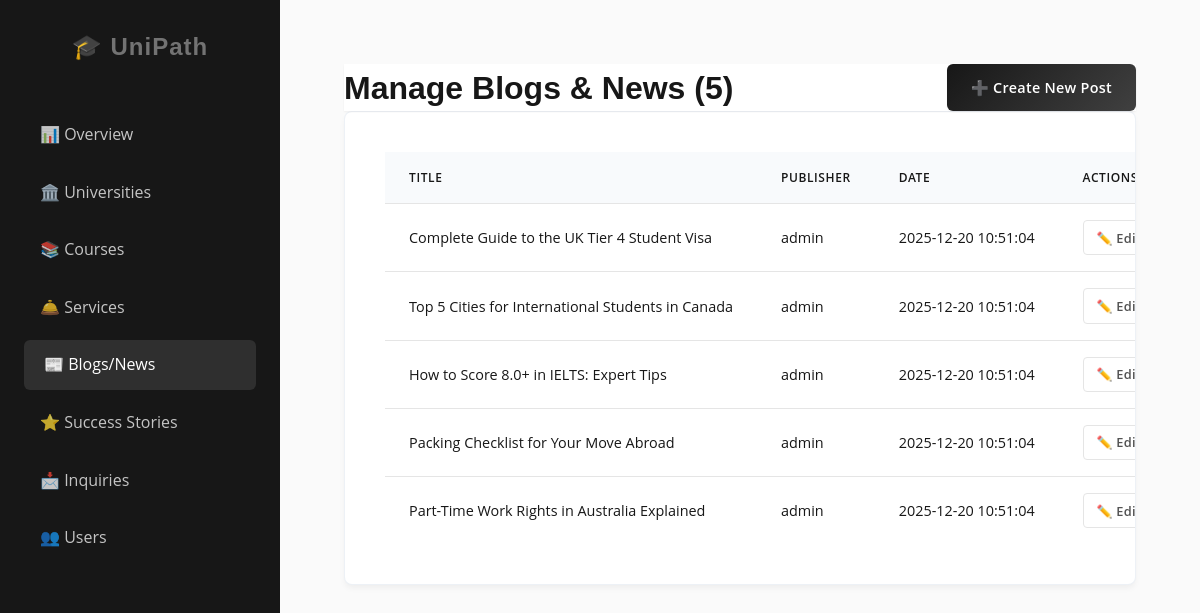
The app's page /admin/manage_blogs.php (signed in) with its own data.
### tables this page shows
CREATE TABLE `blog_posts` (
  `post_id` int(11) NOT NULL,
  `publisher_id` int(11) DEFAULT NULL,
  `title` varchar(255) NOT NULL,
  `content` longtext NOT NULL,
  `category` varchar(50) DEFAULT NULL,
  `featured_image` varchar(255) DEFAULT NULL,
  `published_date` timestamp NOT NULL DEFAULT current_timestamp()
);

CREATE TABLE `users` (
  `user_id` int(11) NOT NULL,
  `username` varchar(50) NOT NULL,
  `email` varchar(100) NOT NULL,
  `password` varchar(255) NOT NULL,
  `role` enum('student','admin') NOT NULL DEFAULT 'student'
);

### includes/db_connect.php (called while the page is built, shortened)
<?php
function base_url($path = '')
{
    return BASE_URL . ltrim($path, '/');
}
?>

### admin/manage_blogs.php (the view, shortened to what this page needs)
<?php
include '../includes/db_connect.php';
$blogs = [];
$sql = "SELECT b.post_id, b.title, u.username as publisher, b.published_date as date
        FROM blog_posts b
        LEFT JOIN users u ON b.publisher_id = u.user_id
        ORDER BY b.published_date DESC";
$result = mysqli_query($conn, $sql);
if ($result) {
    while ($row = mysqli_fetch_assoc($result)) {
        $blogs[] = $row;
    }
}
?>
<!DOCTYPE html>
<html lang="en">
<head>
    <link rel="stylesheet" href="../assets/css/style.css">
</head>
<body>
    <div class="dashboard-container">
        <?php include 'sidebar.php'; ?>
        <div class="main-content">
            <header class="header-actions">
                <h1>Manage Blogs & News (<?php
                    $count_query = "SELECT COUNT(*) as total FROM blog_posts";
                    $count_res = mysqli_query($conn, $count_query);
                    $count_row = mysqli_fetch_assoc($count_res);
                    echo $count_row['total'];
                ?>)</h1>
                <a href="add_blog.php" class="btn btn-primary">➕ Create New Post</a>
            </header>
            <div class="content-section">
                <?php if (count($blogs) > 0): ?>
                    <table class="table">
                        <thead>
                            <tr>
                                <th>Title</th>
                                <th>Publisher</th>
                                <th>Date</th>
                                <th>Actions</th>
                            </tr>
                        </thead>
                        <tbody>
                            <?php foreach ($blogs as $blog): ?>
                                <tr>
                                    <td><?php echo htmlspecialchars($blog['title']); ?></td>
                                    <td><?php echo htmlspecialchars($blog['publisher']); ?></td>
                                    <td><?php echo htmlspecialchars($blog['date']); ?></td>
                                    <td>
                                        <div class="action-buttons">
                                            <a href="add_blog.php?id=<?php echo $blog['post_id']; ?>" class="btn btn-sm btn-minimal edit">
                                                ✏️ Edit
                                            </a>
                                        </div>
                                    </td>
                                </tr>
                            <?php endforeach; ?>
                        </tbody>
                    </table>
                <?php else: ?>
                    <p>No blog posts found.</p>
                <?php endif; ?>
            </div>
        </div>
    </div>
</body>
</html>

### admin/sidebar.php
<?php
$current_page = basename($_SERVER['PHP_SELF']);
?>
<div class="sidebar">
        <h2><a href="<?php echo base_url('index.php'); ?>" style="color: inherit; text-decoration: none;">🎓
                        UniPath</a></h2>
        <ul>
                <li><a href="<?php echo base_url('admin/dashboard.php'); ?>"
                                class="<?php echo $current_page == 'dashboard.php' ? 'active' : ''; ?>">📊 Overview</a>
                </li>
                <li><a href="<?php echo base_url('admin/manage_universities.php'); ?>"
                                class="<?php echo $current_page == 'manage_universities.php' ? 'active' : ''; ?>">🏛️
                                Universities</a></li>
                <li><a href="<?php echo base_url('admin/manage_courses.php'); ?>"
                                class="<?php echo ($current_page == 'add_course.php') ? 'active' : ''; ?>">📚
                                Courses</a></li>
                <li><a href="<?php echo base_url('admin/manage_services.php'); ?>"
                                class="<?php echo $current_page == 'manage_services.php' ? 'active' : ''; ?>">🛎️
                                Services</a></li>
                <li><a href="<?php echo base_url('admin/manage_blogs.php'); ?>"
                                class="<?php echo $current_page == 'manage_blogs.php' ? 'active' : ''; ?>">📰
                                Blogs/News</a></li>
                <li><a href="<?php echo base_url('admin/manage_success_stories.php'); ?>"
                                class="<?php echo $current_page == 'manage_success_stories.php' ? 'active' : ''; ?>">⭐
                                Success Stories</a></li>
                <li><a href="<?php echo base_url('admin/manage_inquiries.php'); ?>"
                                class="<?php echo $current_page == 'manage_inquiries.php' ? 'active' : ''; ?>">📩
                                Inquiries</a></li>
                <li><a href="<?php echo base_url('admin/users.php'); ?>"
                                class="<?php echo $current_page == 'users.php' ? 'active' : ''; ?>">👥 Users</a></li>
        </ul>
</div>

### assets/css/style.css (style rules this page uses)
:root { --primary-color: #171717; --primary-light: #404040; --secondary-color: #737373; --accent-color: #171717; --primary-hover: #000000; --text-main: #171717; --text-body: #525252; --text-light: #a3a3a3; --bg-body: #fafafa; --bg-surface: #ffffff; --border-color: #e5e5e5; --success-color: #15803d; --warning-color: #b45309; --danger-color: #b91c1c; --font-heading: "Poppins", sans-serif; --font-body: "Open Sans", sans-serif; --radius-sm: 4px; --radius-md: 6px; --radius-lg: 8px; --radius-xl: 12px; --radius-full: 9999px; --shadow-sm: 0 1px 2px 0 rgba(0, 0, 0, 0.05); --shadow-md: 0 4px 6px -1px rgba(0, 0, 0, 0.02); --shadow-lg: 0 10px 15px -3px rgba(0, 0, 0, 0.03); --shadow-hover: 0 10px 15px -3px rgba(0, 0, 0, 0.05); }
* { margin: 0; padding: 0; box-sizing: border-box; }
body { font-family: var(--font-body); background-color: var(--bg-body); color: var(--text-main); line-height: 1.6; -webkit-font-smoothing: antialiased; }
h1, h2, h3, h4, h5, h6 { font-family: var(--font-heading); font-weight: 600; color: var(--primary-color); line-height: 1.25; }
a { text-decoration: none; color: var(--primary-color); }
ul { list-style: none; }
header { background: var(--bg-surface); position: sticky; top: 0; z-index: 10; box-shadow: var(--shadow-sm); }
.btn { display: inline-flex; align-items: center; justify-content: center; gap: 8px; padding: 0.75rem 1.5rem; border-radius: var(--radius-md); font-weight: 600; font-size: 0.9rem; letter-spacing: 0.3px; cursor: pointer; transition: all 0.25s cubic-bezier(0.4, 0, 0.2, 1); border: 1px solid transparent; box-shadow: var(--shadow-sm); }
.btn-primary { background: linear-gradient(135deg, var(--primary-color), var(--primary-light)); color: var(--bg-surface); border: none; }
.btn-sm { padding: 0.4rem 0.8rem; font-size: 0.8rem; border-radius: var(--radius-sm); }
.header-actions { display: flex; justify-content: space-between; align-items: center; gap: 15px; }
.btn-minimal { background: transparent; color: var(--text-body); border: 1px solid var(--border-color); box-shadow: none; }
.card, .content-section, .stat-card, .uni-card, .story-card, .value-card, .blog-card, .team-card, .service-card { background: var(--bg-surface); border-radius: var(--radius-lg); box-shadow: 0 4px 6px -1px rgba(0, 0, 0, 0.05); border: 1px solid var(--border-color); transition: all 0.3s ease; overflow: hidden; }
.card, .content-section, .stat-card { border: 1px solid rgba(226, 232, 240, 0.6); }
.content-section { padding: 2.5rem; margin-bottom: 2rem; }
.dashboard-container { display: flex; min-height: 100vh; background-color: var(--bg-body); }
.sidebar { width: 280px; background-color: var(--primary-color); color: #fff; padding: 2rem 1.5rem; display: flex; flex-direction: column; flex-shrink: 0; position: relative; }
.sidebar h2 { color: var(--secondary-color); font-size: 1.5rem; margin-bottom: 3rem; text-align: center; letter-spacing: 1px; }
.sidebar ul li { margin-bottom: 0.5rem; }
.sidebar ul li a { display: flex; align-items: center; gap: 12px; padding: 12px 16px; color: rgba(255, 255, 255, 0.75); border-radius: var(--radius-md); font-weight: 500; transition: all 0.2s ease; }
.sidebar ul li a:hover, .sidebar ul li a.active { background-color: rgba(255, 255, 255, 0.1); color: #fff; padding-left: 20px; }
.main-content { flex: 1; padding: 4rem; overflow-y: auto; }
.action-buttons { display: flex; gap: 8px; align-items: center; }
.table { width: 100%; border-collapse: collapse; background: var(--bg-surface); white-space: nowrap; }
.table th { background: #f8fafc; color: var(--text-muted); font-weight: 600; text-transform: uppercase; font-size: 0.75rem; letter-spacing: 0.05em; padding: 1rem 1.5rem; text-align: left; border-bottom: 1px solid var(--border-color); }
.table td { padding: 1rem 1.5rem; color: var(--text-main); border-bottom: 1px solid var(--border-color); font-size: 0.9rem; }
.table tr:last-child td { border-bottom: none; }

### records on screen
blog_posts: title "Complete Guide to the UK Tier 4 Student Visa", publisher.username "admin", published_date "2025-12-20 10:51:04"
blog_posts: title "Top 5 Cities for International Students in Canada", publisher.username "admin", published_date "2025-12-20 10:51:04"
blog_posts: title "How to Score 8.0+ in IELTS: Expert Tips", publisher.username "admin", published_date "2025-12-20 10:51:04"
blog_posts: title "Packing Checklist for Your Move Abroad", publisher.username "admin", published_date "2025-12-20 10:51:04"
blog_posts: title "Part-Time Work Rights in Australia Explained", publisher.username "admin", published_date "2025-12-20 10:51:04"

### other values on screen
$count_row['total'] "5"
